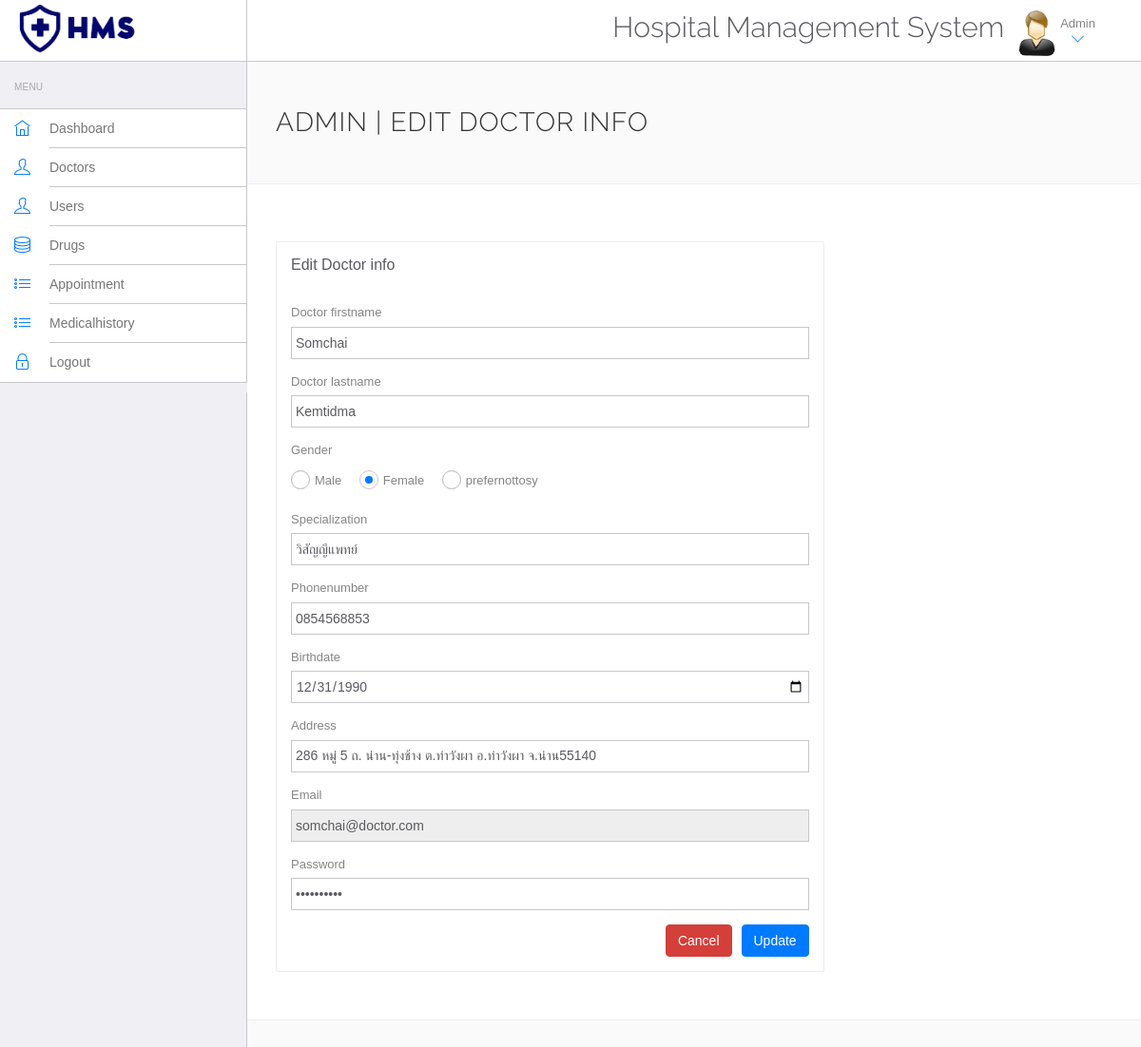
/admin/edit-doctor.php?id=1 (signed in), run on the app's committed database.
### tables this page shows
CREATE TABLE `doctors` (
  `id` int NOT NULL,
  `firstname` varchar(50) NOT NULL,
  `lastname` varchar(50) NOT NULL,
  `gender` varchar(20) NOT NULL,
  `specialization` varchar(100) NOT NULL,
  `phoneno` varchar(12) NOT NULL,
  `birthdate` date DEFAULT NULL,
  `address` varchar(255) NOT NULL,
  `email` varchar(100) NOT NULL,
  `password` varchar(255) NOT NULL
);

### admin/edit-doctor.php (the view, shortened to what this page needs)
<!DOCTYPE html>
<html lang="en">
<head>
    <link rel="stylesheet" href="vendor/bootstrap/css/bootstrap.min.css">
    <link rel="stylesheet" href="vendor/fontawesome/css/font-awesome.min.css">
    <link rel="stylesheet" href="vendor/themify-icons/themify-icons.min.css">
    <link href="vendor/animate.css/animate.min.css" rel="stylesheet" media="screen">
    <link href="vendor/perfect-scrollbar/perfect-scrollbar.min.css" rel="stylesheet" media="screen">
    <link href="vendor/switchery/switchery.min.css" rel="stylesheet" media="screen">
    <link href="vendor/bootstrap-touchspin/jquery.bootstrap-touchspin.min.css" rel="stylesheet" media="screen">
    <link href="vendor/select2/select2.min.css" rel="stylesheet" media="screen">
    <link href="vendor/bootstrap-datepicker/bootstrap-datepicker3.standalone.min.css" rel="stylesheet" media="screen">
    <link href="vendor/bootstrap-timepicker/bootstrap-timepicker.min.css" rel="stylesheet" media="screen">
    <link rel="stylesheet" href="assets/css/styles.css">
    <link rel="stylesheet" href="assets/css/plugins.css">
    <link rel="stylesheet" href="assets/css/themes/theme-1.css" id="skin_color" />
</head>
<body>
    <div id="app">
        <?php include('include/sidebar.php');?>
        <div class="app-content">
            <?php include('include/header.php');?>
            <div class="main-content">
                <div class="wrap-content container" id="container">
                    <section id="page-title">
                        <div class="row">
                            <div class="col-sm-8">
                                <h1 class="mainTitle">Admin | Edit Doctor Info</h1>
                            </div>
                        </div>
                    </section>
                    <div class="container-fluid container-fullw bg-white">
                        <div class="row">
                            <div class="col-md-12">
                                <div class="row margin-top-30">
                                    <div class="col-lg-8 col-md-12">
                                        <div class="panel panel-white">
                                            <div class="panel-heading">
                                                <h5 class="panel-title">Edit Doctor info</h5>
                                            </div>
                                            <div class="panel-body">
                                            <?php
                                                include('../include/config.php');
                                                if(isset($_GET['id'])) {
                                                    $id = $_GET['id'];
                                                    $sql=mysqli_query($conn,"SELECT * FROM doctors where id='$id'");
                                                    $data=mysqli_fetch_array($sql);
                                            ?>
                                                <form role="form" name="adddoc" method="post" onSubmit="return valid();">
                                                    <div class="form-group">
                                                        <label for="firstname">Doctor firstname</label>
                                                        <input type="text" name="firstname" class="form-control"
                                                            value="<?php echo htmlentities($data['firstname']);?>">
                                                    </div>
                                                    <div class="form-group">
                                                        <label for="lastname">Doctor lastname</label>
                                                        <input type="text" name="lastname" class="form-control"
                                                            value="<?php echo htmlentities($data['lastname']);?>">
                                                    </div>
                                                    <div class="form-group">
                                                        <label class="block">Gender</label>
                                                        <div class="clip-radio radio-primary">
                                                            <label for="male">Male</label>
                                                            <label for="female">Female</label>
                                                            <label for="prefernottosay">prefernottosy</label>
                                                        </div>
                                                    </div>
                                                    <div class="form-group">
                                                        <label for="specialization">Specialization</label>
                                                        <input type="text" name="specialization" class="form-control"
                                                            value="<?php echo htmlentities($data['specialization']);?>">
                                                    </div>
                                                    <div class="form-group">
                                                        <label for="phoneno">Phonenumber</label>
                                                        <input type="text" name="phoneno" pattern="[0-9]*" class="form-control"
                                                            value="<?php echo htmlentities($data['phoneno']);?>">
                                                    </div>
                                                    <div class="form-group">
                                                        <label for="birthdate">Birthdate</label>
                                                        <input type="date" name="birthdate" class="form-control"
                                                            value="<?php echo htmlentities($data['birthdate']);?>">
                                                    </div>
                                                    <div class="form-group">
                                                        <label for="address">Address</label>
                                                        <input type="text" name="address" class="form-control"
                                                            value="<?php echo htmlentities($data['address']);?>">
                                                    </div>
                                                    <div class="form-group">
                                                        <label for="fess">Email</label>
                                                        <input type="email" name="docemail" class="form-control"
                                                            readonly="readonly"
                                                            value="<?php echo htmlentities($data['email']);?>">
                                                    </div>
                                                    <div class="form-group">
                                                        <label for="password">Password</label>
                                                        <input type="password" name="password" class="form-control"
                                                            value="<?php echo htmlentities($data['password']); ?>">
                                                    </div>
                                                    <button type="submit" name="submit" class="btn btn-primary" style="float: right;">Update</button>
                                                    <a href="manage-doctor.php" class="btn btn-danger" style="float: right; margin-right: 10px;">Cancel</a>
                                                </form>
                                                <?php } ?>
                                            </div>
                                        </div>
                                    </div>
                                </div>
                            </div>
                        </div>
                    </div>
                </div>
            </div>
        </div>
    </div>
</body>
</html>

### admin/assets/css/themes/theme-1.css (style rules this page uses)
body { background: #FAFAFA; }

### data on the page
doctors: firstname "Somchai", lastname "Kemtidma", specialization "วิสัญญีแพทย์", phoneno "0854568853", birthdate "12/31/1990", address "286 หมู่ 5 ถ. น่าน-ทุ่งช้าง ต.ท่าวังผา อ.ท่าวังผา จ.น่าน55140", docemail "somchai@doctor.com"
